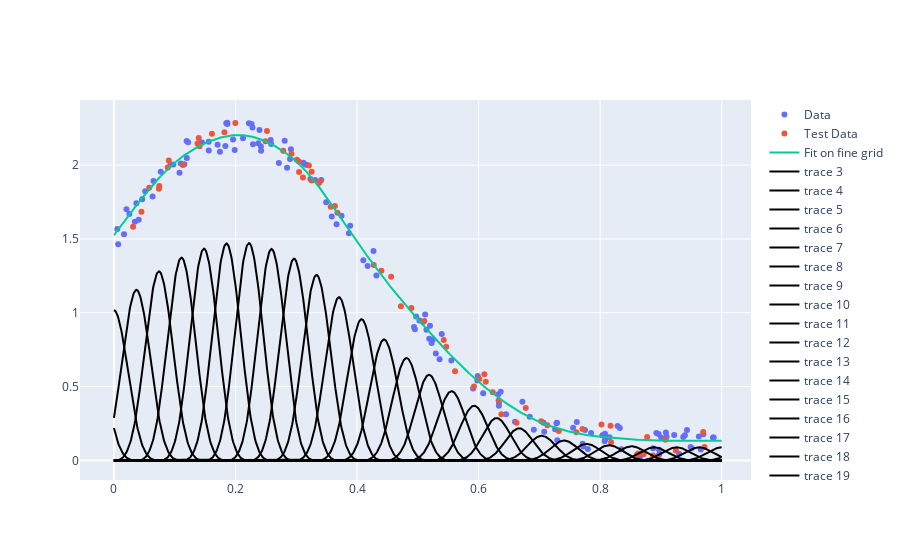

The notebook cell saved with this chart:
### Code cell
fig = go.Figure()
fig.add_trace(go.Scatter(x=X_train.ravel(), y=y_train.ravel(), name="Data", mode="markers"))
fig.add_trace(go.Scatter(x=X_test.ravel(), y=y_test.ravel(), name="Test Data", mode="markers"))
fig.add_trace(go.Scatter(x=xx, y=BS.basis @ M.coef_, name="Fit on fine grid"))
for i in range(BS.basis.shape[1]):
    #fig.add_trace(go.Scatter(x=xx, y=BS.basis[:,i]))
    fig.add_trace(go.Scatter(x=xx, y=BS.basis[:,i] * M.coef_[i], line=dict(color="black")))
fig.show()

### Figure 1 — Plotly figure (JSON) as saved in the notebook; plotly's stock layout.template omitted (floating-point values rounded to 4 significant figures; data arrays with more than 128 entries replaced by an {"elided": "..."} marker saying what was removed)
{"data": [{"mode": "markers", "name": "Data", "type": "scatter", "x": {"elided": "134 float values"}, "y": {"elided": "134 float values"}}, {"mode": "markers", "name": "Test Data", "type": "scatter", "x": [0.03143, 0.04523, 0.05808, 0.07404, 0.07455, 0.08849, 0.09029, 0.1135, 0.1375, 0.1395, 0.1409, 0.1612, 0.1818, 0.1997, 0.2493, 0.2518, 0.2786, 0.2921, 0.3009, 0.3042, 0.3046, 0.311, 0.3208, 0.3252, 0.3253, 0.3376, 0.339, 0.3568, 0.3636, 0.3678, 0.4275, 0.4402, 0.4561, 0.4722, 0.4895, 0.5107, 0.5427, 0.5467, 0.5613, 0.5924, 0.6011, 0.6096, 0.6119, 0.6233, 0.6331, 0.6376, 0.6625, 0.6776, 0.703, 0.7132, 0.732, 0.7608, 0.771, 0.8022, 0.8172, 0.818, 0.8607, 0.8631, 0.8715, 0.8773, 0.8871, 0.8948, 0.9076, 0.9247, 0.9696, 0.9718], "y": [1.582, 1.685, 1.847, 1.839, 1.859, 1.984, 2.032, 2.002, 2.146, 2.183, 2.129, 2.213, 2.222, 2.286, 2.161, 2.232, 2.097, 2.077, 2.036, 2.024, 1.954, 1.915, 1.998, 1.896, 1.954, 1.878, 1.89, 1.718, 1.722, 1.678, 1.323, 1.284, 1.244, 1.044, 1.033, 0.9448, 0.8161, 0.7704, 0.604, 0.5003, 0.5523, 0.5834, 0.5327, 0.4609, 0.4057, 0.3124, 0.2554, 0.3554, 0.2656, 0.2375, 0.1988, 0.1911, 0.2124, 0.2439, 0.2348, 0.1233, 0.04056, 0.04601, 0.04202, 0.158, 0.03294, 0.02146, 0.1398, 0.06741, 0.1918, 0.09124]}, {"name": "Fit on fine grid", "type": "scatter", "x": {"elided": "1000 float values"}, "y": {"elided": "1000 float values"}}, {"line": {"color": "black"}, "type": "scatter", "x": {"elided": "1000 float values"}, "y": {"elided": "1000 float values"}}, {"line": {"color": "black"}, "type": "scatter", "x": {"elided": "1000 float values"}, "y": {"elided": "1000 float values"}}, {"line": {"color": "black"}, "type": "scatter", "x": {"elided": "1000 float values"}, "y": {"elided": "1000 float values"}}, {"line": {"color": "black"}, "type": "scatter", "x": {"elided": "1000 float values"}, "y": {"elided": "1000 float values"}}, {"line": {"color": "black"}, "type": "scatter", "x": {"elided": "1000 float values"}, "y": {"elided": "1000 float values"}}, {"line": {"color": "black"}, "type": "scatter", "x": {"elided": "1000 float values"}, "y": {"elided": "1000 float values"}}, {"line": {"color": "black"}, "type": "scatter", "x": {"elided": "1000 float values"}, "y": {"elided": "1000 float values"}}, {"line": {"color": "black"}, "type": "scatter", "x": {"elided": "1000 float values"}, "y": {"elided": "1000 float values"}}, {"line": {"color": "black"}, "type": "scatter", "x": {"elided": "1000 float values"}, "y": {"elided": "1000 float values"}}, {"line": {"color": "black"}, "type": "scatter", "x": {"elided": "1000 float values"}, "y": {"elided": "1000 float values"}}, {"line": {"color": "black"}, "type": "scatter", "x": {"elided": "1000 float values"}, "y": {"elided": "1000 float values"}}, {"line": {"color": "black"}, "type": "scatter", "x": {"elided": "1000 float values"}, "y": {"elided": "1000 float values"}}, {"line": {"color": "black"}, "type": "scatter", "x": {"elided": "1000 float values"}, "y": {"elided": "1000 float values"}}, {"line": {"color": "black"}, "type": "scatter", "x": {"elided": "1000 float values"}, "y": {"elided": "1000 float values"}}, {"line": {"color": "black"}, "type": "scatter", "x": {"elided": "1000 float values"}, "y": {"elided": "1000 float values"}}, {"line": {"color": "black"}, "type": "scatter", "x": {"elided": "1000 float values"}, "y": {"elided": "1000 float values"}}, {"line": {"color": "black"}, "type": "scatter", "x": {"elided": "1000 float values"}, "y": {"elided": "1000 float values"}}, {"line": {"color": "black"}, "type": "scatter", "x": {"elided": "1000 float values"}, "y": {"elided": "1000 float values"}}, {"line": {"color": "black"}, "type": "scatter", "x": {"elided": "1000 float values"}, "y": {"elided": "1000 float values"}}, {"line": {"color": "black"}, "type": "scatter", "x": {"elided": "1000 float values"}, "y": {"elided": "1000 float values"}}, {"line": {"color": "black"}, "type": "scatter", "x": {"elided": "1000 float values"}, "y": {"elided": "1000 float values"}}, {"line": {"color": "black"}, "type": "scatter", "x": {"elided": "1000 float values"}, "y": {"elided": "1000 float values"}}, {"line": {"color": "black"}, "type": "scatter", "x": {"elided": "1000 float values"}, "y": {"elided": "1000 float values"}}, {"line": {"color": "black"}, "type": "scatter", "x": {"elided": "1000 float values"}, "y": {"elided": "1000 float values"}}, {"line": {"color": "black"}, "type": "scatter", "x": {"elided": "1000 float values"}, "y": {"elided": "1000 float values"}}, {"line": {"color": "black"}, "type": "scatter", "x": {"elided": "1000 float values"}, "y": {"elided": "1000 float values"}}, {"line": {"color": "black"}, "type": "scatter", "x": {"elided": "1000 float values"}, "y": {"elided": "1000 float values"}}, {"line": {"color": "black"}, "type": "scatter", "x": {"elided": "1000 float values"}, "y": {"elided": "1000 float values"}}, {"line": {"color": "black"}, "type": "scatter", "x": {"elided": "1000 float values"}, "y": {"elided": "1000 float values"}}, {"line": {"color": "black"}, "type": "scatter", "x": {"elided": "1000 float values"}, "y": {"elided": "1000 float values"}}], "layout": {"autosize": true, "xaxis": {"autorange": true, "range": [-0.05359, 1.046], "type": "linear"}, "yaxis": {"autorange": true, "range": [-0.1445, 2.453], "type": "linear"}}}
